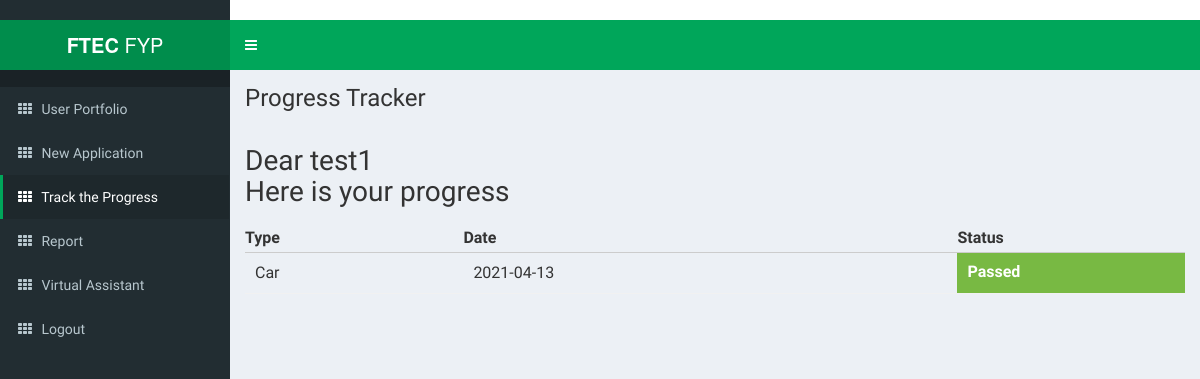
The app's page /trackprogress (signed in), older data.
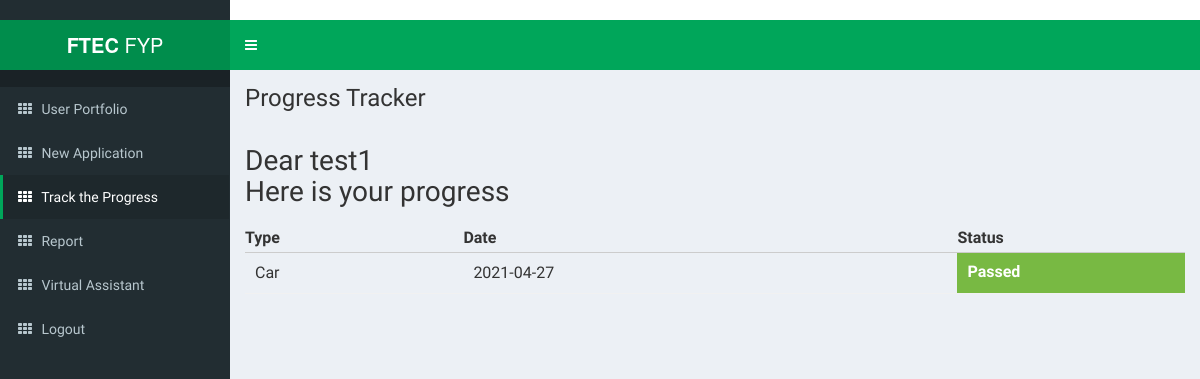
The same page, newer data.
### models.py (models this page shows)
class Car(UserMixin, db.Model):
    __tablename__ = "car"
    id = db.Column(
        db.Integer, primary_key=True
    )  # primary keys are required by SQLAlchemy
    aid = db.Column(db.String(1000), unique=True)
    status = db.Column(db.String(1000))
    email = db.Column(db.String(100), unique=False)
    A = db.Column(db.Integer)
    B = db.Column(db.Integer)
    C = db.Column(db.Integer)
    D = db.Column(db.Integer)
    E = db.Column(db.Integer)
    F = db.Column(db.Integer)
    G = db.Column(db.Integer)
    H = db.Column(db.Integer)
    I = db.Column(db.Integer)
    J = db.Column(db.Integer)
    result = db.Column(db.Float(32))
    date = db.Column(db.String(1000))

### main.py (the view)
@main.route("/trackprogress")
@login_required
def trackprogress():
    email = current_user.email
    all_user = Car.query.filter_by(email=email).all()
    if len(all_user) < 1:
        return render_template("trackprogress.html", status="")
    user = all_user[len(all_user) - 1]
    status = user.status
    aid = user.aid
    time = user.date
    if status != "":
        value = round(user.result, 2)
    return render_template(
        "trackprogress.html",
        name=current_user.name,
        status=status,
        time=time,
        value=value,
        aid=aid,
    )

### __init__.py (called while the page is built)
def create_app():
    app = Flask(__name__)
    migrate = Migrate(app, db, render_as_batch=True)
    app.config["SECRET_KEY"] = "dev"
    app.config.from_object(Config)
    db.init_app(app)
    @app.before_first_request
    def create_tables():
        db.create_all()
    login_manager = LoginManager()
    login_manager.login_view = "auth.login"
    login_manager.init_app(app)
    from .models import User
    @login_manager.user_loader
    def load_user(user_id):
        return User.query.get(int(user_id))
    from .auth import auth as auth_blueprint
    app.register_blueprint(auth_blueprint)
    from .main import main as main_blueprint
    app.register_blueprint(main_blueprint)
    return app

### templates/trackprogress.html (shortened to what this page needs)
﻿<!DOCTYPE html>
<html>
<head>
    <link href="static/bootstrap/css/bootstrap.min.css" rel="stylesheet" type="text/css" />
    <link href="https://maxcdn.bootstrapcdn.com/font-awesome/4.3.0/css/font-awesome.min.css" rel="stylesheet"
        type="text/css" />
    <link href="http://code.ionicframework.com/ionicons/2.0.0/css/ionicons.min.css" rel="stylesheet" type="text/css" />
    <link href="static/dist/css/AdminLTE.min.css" rel="stylesheet" type="text/css" />
    <link href="static/dist/css/skins/_all-skins.min.css" rel="stylesheet" type="text/css" />
</head>
<body class="skin-green">
    <div class="wrapper">
        <header class="main-header">
            <a href="/" class="logo"><b>FTEC</b> FYP</a>
            <nav class="navbar navbar-static-top" role="navigation">
                <a href="#" class="sidebar-toggle" data-toggle="offcanvas" role="button">
                </a>
            </nav>
        </header>
        <aside class="main-sidebar">
            <section class="sidebar">
                <ul class="sidebar-menu">
                    <li>
                        <a href="/">
                            <i class="fa fa-th"></i> <span>User Portfolio</span>
                        </a>
                    </li>
                    <li>
                        <a href="/newapplication">
                            <i class="fa fa-th"></i> <span>New Application</span>
                        </a>
                    </li>
                    <li class="active">
                        <a href="/trackprogress">
                            <i class="fa fa-th"></i> <span>Track the Progress</span>
                        </a>
                    </li>
                    <li>
                        <a href="/report">
                            <i class="fa fa-th"></i> <span>Report</span>
                        </a>
                    </li>
                    <li>
                        <a href="/virtualassit">
                            <i class="fa fa-th"></i> <span>Virtual Assistant</span>
                        </a>
                    </li>
                    <li>
                        <a href="{{ url_for('auth.logout') }}">
                            <i class="fa fa-th"></i> <span>Logout</span>
                        </a>
                    </li>
                </ul>
            </section>
        </aside>
        <div class="content-wrapper">
            <section class="content-header">
                <h1>
                    Progress Tracker
                </h1>
                <ol class="breadcrumb">
                </ol>
            </section>
            <section class="content">
                <h2>Dear {{name}} <br>Here is your progress</h2>
                <table width="100%">
                    <tr>
                        <th> Type </th>
                        <th> Date </th>
                        <th>Status </th>
                    </tr>
                    {%if status=='passed' %}
                    <tr>
                        <td>Car</td>
                        <td>{{time}}</td>
                        <td class="background background__pass">
                            <a href="/report">Passed</a>
                        </td>
                    </tr>
                    {%endif%}
                </table>
                <br>
                <br>
                <br>
            </section>
        </div>
    </div>
</body>
</html>

Row changes from the older to the newer data that the page shows:
no longer on this page (row unchanged): Car: date "2021-04-13"
added Car: date "2021-04-27"
